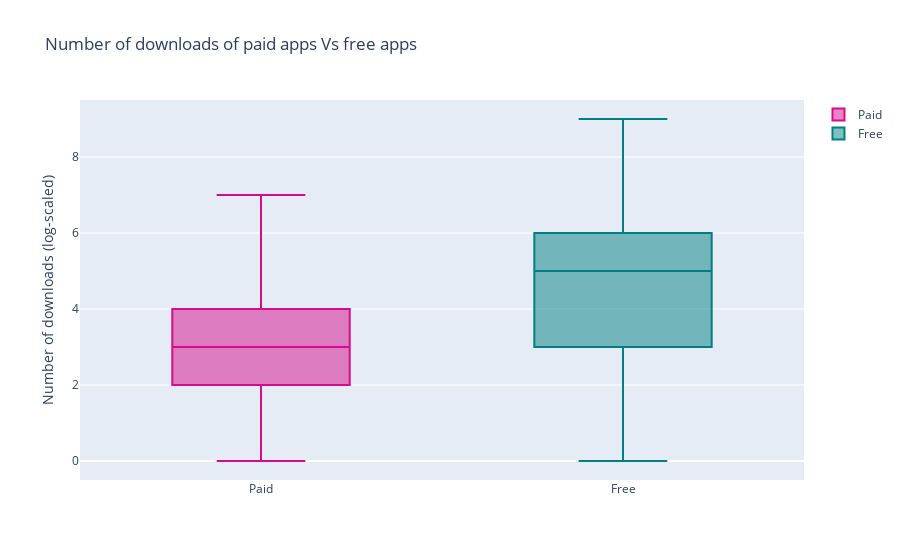

The notebook cell saved with this chart:
### Markdown cell above
### Installs of paid apps Vs free apps

### Code cell
trace0 = go.Box(
    y=np.log10(df['Installs'][df.Type=='Paid']),
    name = 'Paid',
    marker = dict(
        color = 'rgb(214, 12, 140)',
    )

)
trace1 = go.Box(
    y=np.log10(df['Installs'][df.Type=='Free']),
    name = 'Free',
    marker = dict(
        color = 'rgb(0, 128, 128)',
    )
)
layout = go.Layout(
    title = "Number of downloads of paid apps Vs free apps",
    yaxis= {'title': 'Number of downloads (log-scaled)'}
)
data = [trace0, trace1]
plotly.offline.iplot({'data': data, 'layout': layout})

### Figure 1 — Plotly figure (JSON) as saved in the notebook; plotly's stock layout.template omitted (floating-point values rounded to 4 significant figures; data arrays with more than 128 entries replaced by an {"elided": "..."} marker saying what was removed)
{"data": [{"marker": {"color": "rgb(214, 12, 140)"}, "name": "Paid", "type": "box", "y": {"elided": "756 float values"}}, {"marker": {"color": "rgb(0, 128, 128)"}, "name": "Free", "type": "box", "y": {"elided": "8902 float values"}}], "layout": {"title": {"text": "Number of downloads of paid apps Vs free apps"}, "yaxis": {"title": {"text": "Number of downloads (log-scaled)"}}}}
